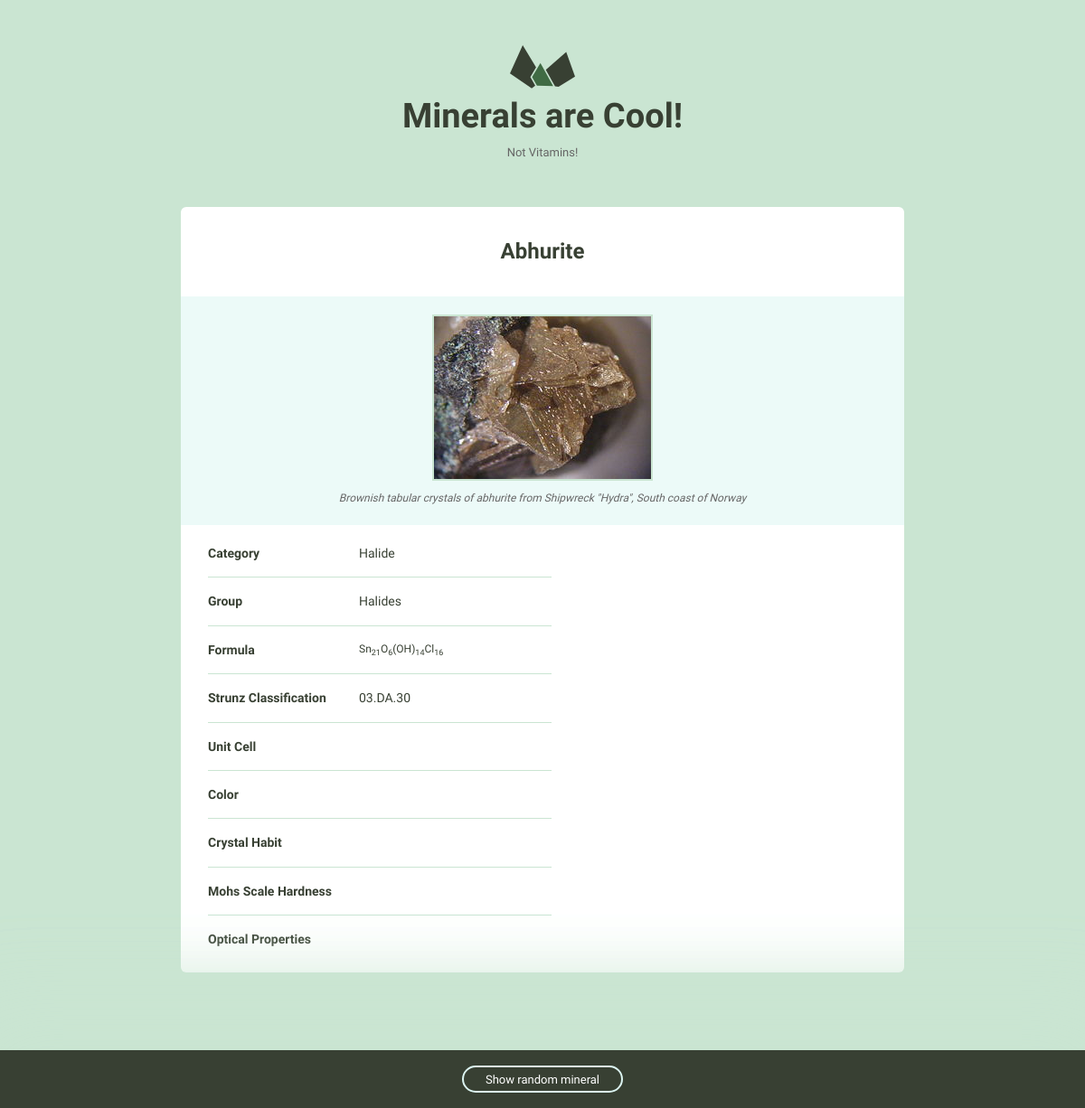
Screenshot of /3/ with the database file from the repository.
### minerals/models.py (models this page shows, shortened)
class Mineral(models.Model):
    name = models.TextField() # in
    image_filename = models.TextField() # in
    image_caption = models.TextField() # in
    category = models.TextField() # in
    formula = models.TextField(blank=True) # in
    strunz_classification = models.TextField(blank=True) # in
    crystal_system = models.TextField(blank=True) # in
    unit_cell = models.TextField(blank=True) # in
    color = models.TextField(blank=True) # in
    crystal_symmetry = models.TextField(blank=True)
    cleavage = models.TextField(blank=True)
    mohs_scale_hardness = models.TextField(blank=True)
    luster = models.TextField(blank=True)
    streak = models.TextField(blank=True)
    diaphaneity = models.TextField(blank=True)
    optical_properties = models.TextField(blank=True)
    group = models.TextField() # in
    crystal_habit = models.TextField(blank=True)

### minerals/views.py (the view)
# urls.py: url(r'(?P<pk>\d+)/$', views.mineral_detail, name='detail'),
def mineral_detail(request, pk):
    mineral = get_object_or_404(Mineral, pk=pk)
    return render(request, 'minerals/mineral_detail.html',
                  {'mineral': mineral})

### minerals/templates/minerals/mineral_detail.html
{% extends "layout.html" %}
{% load static from staticfiles %}
{% block content %}
    <div class="grid-100 mineral__container">
      <h1 class="mineral__name">{{ mineral.name }}</h1>
      <div class="mineral__image-bg">
        <img class="mineral__image" src="{% static 'images/' %}{{ mineral.name }}.jpg">
        <p class="mineral__caption">{{ mineral.image_caption }}</p>
      </div>
      <div class="mineral__table-container">
        <table class="mineral__table">
          <tr>
            <td class="mineral__category">Category</td>
            <td>{{ mineral.category }}</td>
          </tr>
          <tr>
            <td class="mineral__category">Group</td>
            <td>{{ mineral.group }}</td>
          </tr>
          <tr>
            <td class="mineral__category">Formula</td>
            <td class="mineral__formula">{{ mineral.formula|safe }}</td>
          </tr>
          <tr>
            <td class="mineral__category">Strunz Classification</td>
            <td>{{ mineral.strunz_classification }}</td>
          </tr>
          <tr>
            <td class="mineral__category">Unit Cell</td>
            <td>{{ mineral.unit_cell }}</td>
          </tr>
          <tr>
            <td class="mineral__category">Color</td>
            <td>{{ mineral.color }}</td>
          </tr>
          <tr>
            <td class="mineral__category">Crystal Habit</td>
            <td>{{ mineral.crystal_habit }}</td>
          </tr>
          <tr>
            <td class="mineral__category">Mohs Scale Hardness</td>
            <td>{{ mineral.mohs_scale_hardness }}</td>
          </tr>
          <tr>
            <td class="mineral__category">Optical Properties</td>
            <td>{{ mineral.optical_properties }}</td>
          </tr>
        </table>
      </div>
    </div>
  </div>
  <div class="minerals__random">
    <a class="minerals__anchor" href="#">Show random mineral</a>
  </div>
{% endblock %}

### assets/css/global.css (style rules this page uses)
html { font-family: sans-serif; -ms-text-size-adjust: 100%; -webkit-text-size-adjust: 100%; }
body { margin: 0; }
a { background-color: transparent; }
h1 { font-size: 2em; margin: 0.67em 0; }
sub { font-size: 75%; line-height: 0; position: relative; vertical-align: baseline; bottom: -0.25em; }
img { border: 0; }
table { border-collapse: collapse; border-spacing: 0; }
td, th { padding: 0; }
html { font-size: 62.5%; }
body { background-color: #CAE5D2; font-size: 1.5em; line-height: 1.6; font-weight: 400; font-family: "Cousine"; color: #666; }
.grid, .grid-5, .grid-10, .grid-15, .grid-20, .grid-25, .grid-30, .grid-33, .grid-35, .grid-40, .grid-45, .grid-50, .grid-55, .grid-60, .grid-65, .grid-66, .grid-70, .grid-75, .grid-80, .grid-90, .grid-95, .grid-100 { float: left; box-sizing: border-box; position: relative; }
.grid-100 { width: 100%; padding: 0 15px; }
h1, h2, h3, h4, h5, h6 { margin-top: 0; margin-bottom: 2rem; font-weight: bold; font-family: "Work Sans", sans-serif; color: #384033; }
h1 { font-size: 3.8rem; }
@media (min-width: 550px) { h1 { font-size: 3.8rem; } }
p { margin-top: 0; font-size: 1.6rem; }
a { color: #689b98; text-decoration: none; -webkit-transition: color 0.2s; -moz-transition: color 0.2s; -ms-transition: color 0.2s; -o-transition: color 0.2s; transition: color 0.2s; }
th, td { padding: 15px; text-align: left; border-bottom: 1px solid #e1e1e1; }
th:first-child, td:first-child { padding-left: 0; }
th:last-child, td:last-child { padding-right: 0; }
table, p, ul { margin-bottom: 2.5rem; }
.minerals__anchor { border: solid 2px #DCF5F2; border-radius: 100px; color: #384033; display: block; font-size: 13px; text-align: center; padding: 8px 0 7px 0; width: 100%; transition: background-color 200ms ease-in-out, font-weight 200ms ease-in-out, color 200ms ease-in-out; }
.minerals__random { background-color: #384033; box-shadow: 0 0 100px 50px #CAE5D2; color: #fff; padding: 20px 0 20px 0; position: fixed; bottom: 0; text-align: center; width: 100%; }
.minerals__random .minerals__anchor { display: inline; color: #fff; padding: 6px 24px 5px 24px; }
.mineral__container { background-color: #fff; border-radius: 6px; list-style: none; padding: 0; text-align: center; }
.mineral__name { display: block; width: 100%; margin: 0; font-size: 24px; padding: 30px 0 30px 0; }
.mineral__image { display: block; margin: 0 auto; border: solid 2px #CAE5D2; }
.mineral__image-bg { background-color: #ecfaf8; padding: 20px 0; }
.mineral__caption { font-size: 12px; font-style: italic; padding: 10px 0 0 0; margin: 0; }
.mineral__table { font-size: 14px; color: #384033; }
.mineral__table td { border-color: #CAE5D2; }
.mineral__table tr:last-of-type td { border-bottom: none; padding-bottom: 0; }
.mineral__table-container { padding: 5px 30px 0; }
.mineral__category { font-weight: bold; width: 40%; }
.mineral__formula { font-size: 12px; }

### rows the page displays
Mineral: name "Abhurite", name (picture), image_caption "Brownish tabular crystals of abhurite from Shipwreck \"Hydra\", South coast of Norway", category "Halide", group "Halides", formula "Sn 21 O 6 (OH) 14 Cl 16", strunz_classification "03.DA.30"
